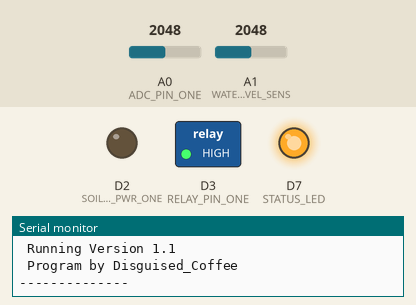
Simulated run of this sketch. Board: Particle Photon. On the bench: switched loads named in the sketch (green lamp = pin HIGH), output pins drawn as LEDs (lit = HIGH), the last lines printed to the serial monitor. Inputs (shaded band) come from the test bench; at power-on: A0 (ADC_PIN_ONE) = 2048, A1 (WATER_LEVEL_SENS) = 2048. The local clock reads 2024-03-15 10:24:30 at power-on unless the sketch sets it.

Above: at 0.1 s.
At 23.8 s:
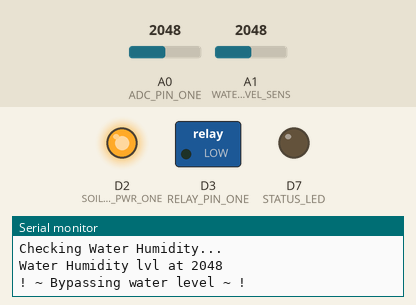
At 43.9 s:
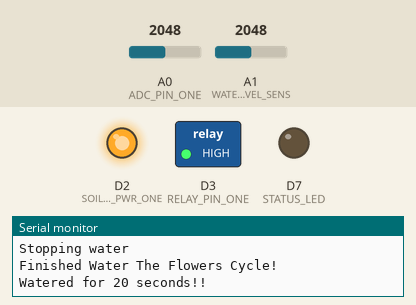
At 95.7 s:
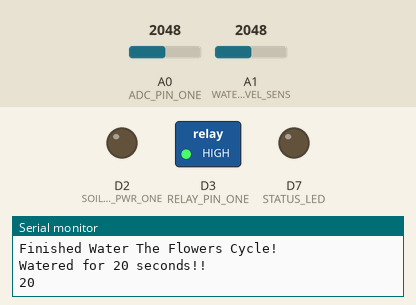
Timing chart, 0 to 97.2 s (numbered marks = the images above):
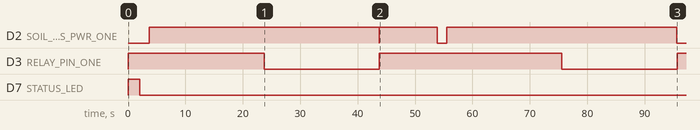

Measured:
- by itself, D2 (SOIL_SENS_PWR_ONE): goes LOW 0.06 s, HIGH 10.1 s, LOW 1.6 s, HIGH 40.1 s, then LOW
- by itself, D3 (RELAY_PIN_ONE): alternates HIGH for 31.8 s and LOW for 20.1 s

The sketch:

prt-sagws.ino
```cpp
/*
 * Project Semi-Autonomous Garden Watering System (prt-sagws)
 *
 * Author: Disguised-Coffee
 *
 * Description:
 *      Didn't get enough time to integrate a database, so I adding
 *      a DHT-11 would be ultimately useless.
 *
 *      Simple program to water a single plant.
 *
 *      ~ Version 1.3 ~
 *       - Implemented waterTheFlowers evokable function.
 *
 * Last updated: 12/8/23
 */

//LIBRARIES
//JSON Library
#include <JsonParserGeneratorRK.h>

//GLOBALS FOR MR WORLDWIDE
//Soil Sens 1
#define ADC_PIN_ONE A0     // Analog inputs
#define SOIL_SENS_PWR_ONE D2 // so that soil sensor doesn't ware out as quickly.

#define WATER_LEVEL_SENS A1 //POT

#define RELAY_PIN_ONE D3 //Pump 1

#define STATUS_LED D7 //Status Light

//Soil Sensor Constants:
//Note: Particle is different from Arduino, and these values vary,
//      as power draw does affect the soil sensors
#define DRY_SOIL 2033
#define WET_SOIL 1500

//Water Bucket Constants, calibrate as needed.
#define MIN_LVL 2800

#define BY_PASS_WATERLEVEL true //Bypasses the water level

#define MAX_TIME_WATERING 20  // Max seconds for watering session

//NOT SO GLOBAL VARIABLES
bool failSafe = false; //Determines whether to use the failsafe watering system (timed watering)

bool canSendData = true; //Prevents sop() from sending debug data

/*
 * prevents sop() from sending data.
*/
void stopDebugStream(){
  sop("Debug stream going dark...");
  canSendData = false;
}

// Does vice versa with sop()
void startDebugStream(){
  canSendData = true;
  sop("Debug stream going live!");
}

//Allow waterTheFlowers() to be evoked by a webhook
bool evokedWateringSession = false;

/**
 * Function to bypass watering parameters.
 *
 * Use with caution.
*/
void evokeWatering(){
  evokedWateringSession = true;
}


//Timer setup
int counter = 0;

Timer timer(1000, updateSecondsFromTimer);

void updateSecondsFromTimer(){
    counter++;
}

void startTimer(){
  counter = 0;
  timer.start();
}

void stopTimer(){
  timer.stop();
}

// setup() runs once, when the device is first turned on.
void setup() {
  Particle.function("waterThePlants", evokeWatering); //binds function evokeWatering() to webhook

  Serial.begin(9600); //Remove this in final product, used for debugging
  sop("--------------\n\n~ Project SAGWS (baseline) ~ \n Running Version 1.1\n Program by Disguised_Coffee\n\n-------------- ");
  //Soil Sens Power
  pinMode(SOIL_SENS_PWR_ONE, OUTPUT);    // Set pin used to power sensor as output
  digitalWrite(SOIL_SENS_PWR_ONE, LOW);  //Ensure that this is off

  pinMode(STATUS_LED, OUTPUT);    // Set pin used to power status LED
  analogWrite(STATUS_LED, 255);

  //relay
  pinMode(RELAY_PIN_ONE,OUTPUT);
  digitalWrite(RELAY_PIN_ONE, HIGH); //Leave this off for now (since our relay turns on at high voltages.).

  //turn off the light!
  delay(2000);
  digitalWrite(STATUS_LED, LOW);

  // finish initialization
  sop("Going to water the flowers!");
  waterTheFlowers();
}

// loop() runs over and over again, as quickly as it can execute.
void loop() {
  // The core of your code will likely live here.
  // every 2 hours, or so, check for watering.
  if((checkTime(2) && (basicSoilSensTest() > DRY_SOIL)) || evokedWateringSession){
    evokedWateringSession = false;
    startDebugStream();
    waterTheFlowers();
    sop(String(counter));
  }
  delay(2000);
  sop("Waiting..."); //Ideally, a sleep function would be better.
  stopDebugStream(); //The first time it's fine... but please, limit your bandwidth!!!
}

/**
 * Main deal.
 * Water the Flowers.
*/
void waterTheFlowers(){
  if(testSensorEquipment()){
    // Soil Sens must be prepped before use!
    sop("Finished doing normal prep stuff... Warming up SoilSens... (20 seconds)");
    turnOnSoilSensPwr();
    delay(20000);
    sop("Preparing complete!");
    int initSM = readSoilHumidity();

    //Water the flowers!
    startTimer();
    startPump();
    int i = 0;
    stopDebugStream();
    while(isNotOverWatering() && isWaterLevelInThreshold() && counter < MAX_TIME_WATERING){
      if (i < 256){
        i = 0;
      }
      else{
        analogWrite(STATUS_LED, i);
        i++;
      }
      delay(50);
    }
    startDebugStream();
    turnOffSoilSensPwr();
    stopPump();
    stopTimer();
    createEventPayload(counter, initSM, readSoilHumidity(), readWaterLevel());

    sop("Finished Water The Flowers Cycle! \nWatered for " + String(counter) + " seconds!!");
  }else if (isWaterLevelInThreshold()) {
    sop("Check your soil sensor!!");
    safeWater();
    sop("Finished Water The Flowers Cycle! \nWatered for " + String(counter) + " seconds!!");
  }else{
    //FAILED TO WATER
    sop("Failed to water, not enough water!");
    failureLight(20);
  }
  setLastTimeSinceWater();
}

/**
 * check necessary conditions to continue watering the plants
*/
bool testSensorEquipment(){
  sop("Checking if watering is necessary and possible...");
  return !failSafe && isWaterLevelInThreshold() && soilSensorWorks();
}

// Basic Getters
int readSoilHumidity(){
    return analogRead(ADC_PIN_ONE);
}

int readWaterLevel(){
  return analogRead(WATER_LEVEL_SENS);
}

//Relay Signal Pin
void startPump(){
    sop("Watering...");
    digitalWrite(RELAY_PIN_ONE, LOW);
}

void stopPump(){
    sop("Stopping water");
    digitalWrite(RELAY_PIN_ONE, HIGH);
}

//Soil Sensor power
void turnOnSoilSensPwr(){
    digitalWrite(SOIL_SENS_PWR_ONE, HIGH);
}

void turnOffSoilSensPwr(){
    digitalWrite(SOIL_SENS_PWR_ONE, LOW);
}

// Boolean checkers
bool isNotOverWatering(){
  sop("Checking Water Humidity...");
  int lvl = readSoilHumidity();
  sop("Water Humidity lvl at " + String(lvl));
  return ((lvl > WET_SOIL));
}
//Checks if water level is within the acceptable threshold.
bool isWaterLevelInThreshold(){
  if(!BY_PASS_WATERLEVEL){
    sop("Checking water threshold...");
    int lvl = readWaterLevel();
    sop("Water Threshold : " + String(lvl) + "\n\n");
    if (lvl > MIN_LVL){
      sop("Threshold is Good!");
      return true;
    }else{
      sop("Need more water please!");
      return false;
    }
  }
  else{
    sop("! ~ Bypassing water level ~ !");
    return true;
  }
}

bool soilSensorWorks(){
  sop("Testing if soil sensor works...");
  int avg = 0;
  for(int i = 0; i < 3; i++){
    avg += readSoilHumidity();
    delay(500);
  }
  avg /= 3;
  if (avg == 0 || avg == 4095) {
    sop("Darn, sensor is broken");
      failSafe = true;
    return false;
  } else{
    sop("Sensor Test works! Gave average value of : ");
    sop(String(avg));
    return true;
  }
}

//Less power intesive test.
int basicSoilSensTest()
{
  digitalWrite(SOIL_SENS_PWR_ONE, HIGH);       // Turn sensor power on
  delay(10000);                      // Allow circuit time to settle
  int val_ADC = analogRead(ADC_PIN_ONE); // Read analog value from sensor
  delay(100);                        // Small delay probably not needed (going to leave this for now)
  digitalWrite(SOIL_SENS_PWR_ONE, LOW);        // Turn sensor power off
  return val_ADC;                    // Return analog moisture value
}

//Watering lights
void blinkWateringLight(){
  for(int i = 0; i < 256; i++){
    analogWrite(STATUS_LED, i);
    delay(50);
  }
  for(int i = 255; i > 0; i--){
    analogWrite(STATUS_LED, i);
    delay(50);
  }
}

/**
 * LED pattern when watering has failed,
 *
 * Does 1 blink per second.
*/
void failureLight(int maxTime){
  sop("Doing failure light...");
  startTimer();
  while(counter < maxTime){
    if((counter % 2) == 0){
    }else{
      digitalWrite(STATUS_LED,LOW);
    }
    digitalWrite(STATUS_LED,HIGH);
  }
  stopTimer();
}

/**
 * failSafe Mode
 * Uses a timer to water plants instead.
*/
void safeWater(){
  sop("Safe watering...");
  startTimer();
  startPump();
  int i = 0;
  while(isWaterLevelInThreshold() && counter < MAX_TIME_WATERING){
    if (i < 256){
      i = 0;
    }
    else{
      analogWrite(STATUS_LED, i);
      i++;
    }
    delay(50);
  }
  stopPump();
  stopTimer();
  createEventPayload(counter, -1, -1 , readWaterLevel());
}

// Time checker.
int currentTime;

void setLastTimeSinceWater()
{
    currentTime = Time.now();
}

/**
 * Checks time if time is greater than specified hours
*/
bool checkTime(int hours){
    return Time.hour(Time.now() - currentTime) >= hours;
}

/**
 * System.out.println()
 * (An AP CS A Java Reference.)
 * Desc: outputs text to Serial monitor if available and/or the Particle cloud if enabled.
*/
void sop(String str){
  if(Serial){
    Serial.println(str);
  }
  if(canSendData){
    JsonWriterStatic<256> jw;
    {
        JsonWriterAutoObject obj(&jw);
        jw.insertKeyValue("debug", str);
    }
    Particle.publish("debugMsg", jw.getBuffer());
  }
}


/**
 * Creates payload to send to a database, or used as helpful debug info.
 *
 * Originally from Particle's Air Sensor tutorial
 *
 * @param pumpRunTime Runtime of the pump
 * @param initSM initial Soil Humidity
 * @param finl final Soil Humidity
 * @param waterLvl waterlevel of the bucket
*/
void createEventPayload(int pumpRunTime, int initSM, int finlSM, int waterLvl){//, int envTemp, int envHumd){
  JsonWriterStatic<256> jw;
  {
    JsonWriterAutoObject obj(&jw);

    //Pump 1
    jw.insertKeyValue("pump-on-time", pumpRunTime);
    if(initSM != -1){
      jw.insertKeyValue("init-soil-hum", initSM);
      jw.insertKeyValue("final-soil-hum", finlSM);
    }

    jw.insertKeyValue("curr-water-l", waterLvl);

    // DHT-11 values (To be implemented...)
    // if(envTemp != -1){
    //   jw.insertKeyValue("env-temp", envTemp);
    //   jw.insertKeyValue("env-humid", envHumd);
    // }
  }
  // Publish info to DB
  Particle.publish("sendWateringInformation", jw.getBuffer());
}
```
